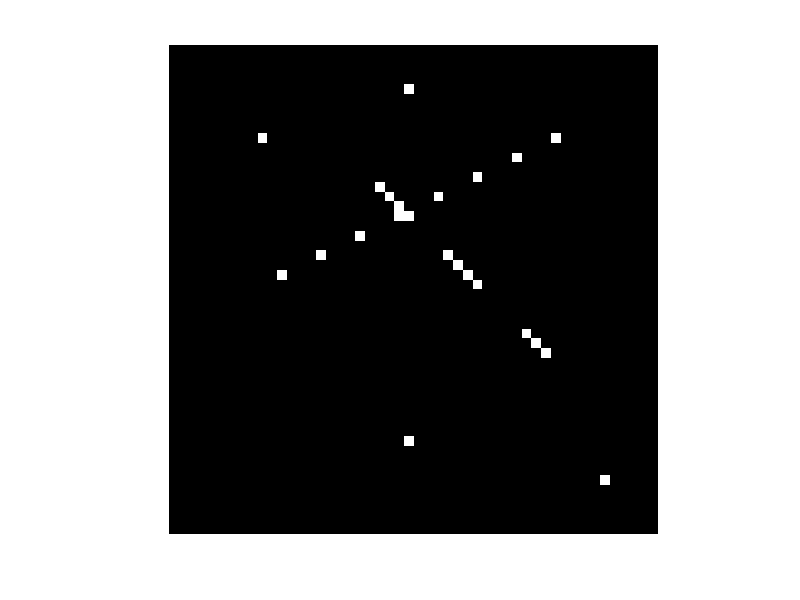

The MATLAB script that drew this image: (Note: this script raises an error after producing the figure.)
%w5k.m (Hough transform: Accumulator array using hough.m)
close all, clear all, clc
%Create an image for the example given in the lecture sldies 
f=zeros(50,50);
for i=15:32; f(i, i+7)=1; end 
f(19,26)=0; f(20,27)=0;f(21,28)=0;
f(26,33)=0; f(27,34)=0; f(28,35)=0;f(29,36)=0;
for i=10:2:24; f(i,60-2*i)=1;end
f(10,10)=1; f(5,25)=1;f(45,45)=1;f(41,25)=1;
f=uint8(f);

figure(1), imshow(imresize(f,4,'nearest'),[]); impixelinfo
title('original image')

% find the accumulator array for the image
[H, theta,rho]=hough(f,'ThetaRes',0.1,'RhoRes',0.1);
figure(2), imshow(H,[],'XData',theta,'YData',rho); impixelinfo
axis on, axis normal, xlabel('\theta'),ylabel('\rho')
title('Accumulator Array (Hough transformation matrix)')
